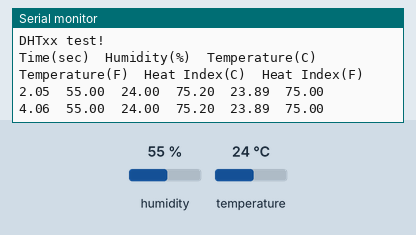
Bench run of a program on a simulated ESP32. On the bench: the last lines printed to the serial monitor. The inputs (shaded band) are chosen by the test bench; at power-on: humidity 55 %, temperature 24 °C.

Above: at 4.8 s.
4.9 s: humidity set to 22 %
At 7.1 s:
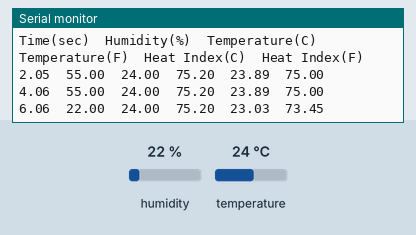
7.9 s: temperature set to 12 °C
At 8.8 s:
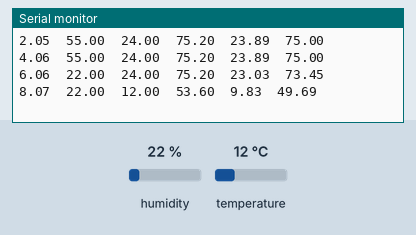
10.9 s: humidity set to 40 %
At 13.5 s:
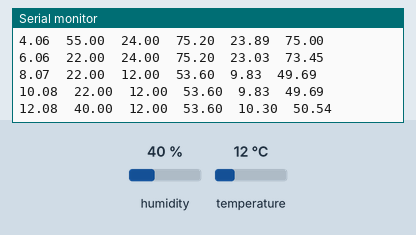
Timing chart, 0 to 15.0 s (numbered marks = the images above; inputs shaded):
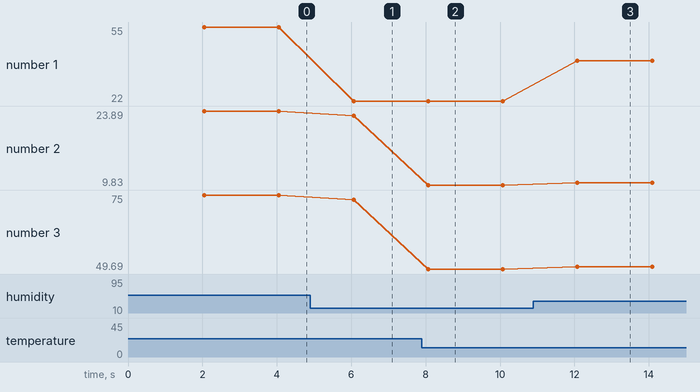

The program:

main.cpp
```cpp
/*****
Author: Rud Lucien
Date:   08-11-2023
Purose: Create an Arduino sketch for taking temperature and humidity measurements with a DHT22/AM2302 sensor

Board:  Type-C USB ESP-WROOM-32 ESP32 ESP-32S Development Board 2.4GHz
        Dual-Mode WiFi + Bluetooth Dual Cores Microcontroller Processor
        Integrated with Antenna RF AMP Filter AP STA for Arduino IDE

Sensors: DHT22/AM2302

Detials: This sketch is based on the DHTtester sketch from the DHT sensor library.
         The sketch outputs temperature and humidity measurements from the DHT22/AM2302
         sensor to two serial monitors as a table, with columns for time, humidity,
         temperature in Celsius and Fahrenheit, and heat index in Celsius and Fahrenheit.
         The `Serial` monitor is the default serial port of the ESP32 board, while the
         `MySerial` monitor is a user-defined serial port that is connected to the RX and TX
         pins of the ESP32 board.

*****/

#include <Arduino.h>
#include <DHT.h>

#define DHTPIN 4      // Digital pin connected to the DHT sensor
#define DHTTYPE DHT22 // DHT 22 (AM2302)

#define RX_PIN 16 // Change to your desired RX pin
#define TX_PIN 17 // Change to your desired TX pin

HardwareSerial MySerial(1); // UART1

// Initialize DHT sensor.
DHT dht(DHTPIN, DHTTYPE);

void setup()
{
  Serial.begin(9600);
  Serial.println(F("DHTxx test!"));
  MySerial.begin(9600, SERIAL_8N1, RX_PIN, TX_PIN); // Start the hardware serial port
  dht.begin();

  // Print a header for the data to the serial monitor
  Serial.print(F("Time(sec)\t"));
  Serial.print(F("Humidity(%)\t"));
  Serial.print(F("Temperature(C)\t"));
  Serial.print(F("Temperature(F)\t"));
  Serial.print(F("Heat Index(C)\t"));
  Serial.print(F("Heat Index(F)\n"));

  // Print a header for the data to the second serial monitor
  MySerial.print(F("Time(sec)\t"));
  MySerial.print(F("Humidity(%)\t"));
  MySerial.print(F("Temperature(C)\t"));
  MySerial.print(F("Temperature(F)\t"));
  MySerial.print(F("Heat Index(C)\t"));
  MySerial.print(F("Heat Index(F)\n"));
}

void loop()
{
  // Wait a few seconds between measurements.
  delay(2000);

  // Reading temperature or humidity takes about 250 milliseconds!
  // Sensor readings may also be up to 2 seconds 'old' (its a very slow sensor)
  float h = dht.readHumidity();
  // Read temperature as Celsius (the default)
  float t = dht.readTemperature();
  // Read temperature as Fahrenheit (isFahrenheit = true)
  float f = dht.readTemperature(true);

  // Check if any reads failed and exit early (to try again).
  if (isnan(h) || isnan(t) || isnan(f))
  {
    Serial.println(F("Failed to read from DHT sensor!"));
    return;
  }

  // Compute heat index in Fahrenheit (the default)
  float hif = dht.computeHeatIndex(f, h);
  // Compute heat index in Celsius (isFahreheit = false)
  float hic = dht.computeHeatIndex(t, h, false);

  // This code outputs the data to the serial monitor as a string (I don't really love this method)
  /*
  String data = String(F("Humidity: ")) + String(h) + String(F("%  Temperature: "));
  data += String(t) + String(F("°C ")) + String(f) + String(F("°F  Heat index: "));
  data += String(hic) + String(F("°C ")) + String(hif) + String(F("°F"));


  Serial.println(data);
  MySerial.println(data);
  */

  // This code outputs the data to the serial monitor as a table (I like this method better)
  Serial.print(millis() / 1000.0);
  Serial.print(F("\t"));
  Serial.print(h);
  Serial.print(F("\t"));
  Serial.print(t);
  Serial.print(F("\t"));
  Serial.print(f);
  Serial.print(F("\t"));
  Serial.print(hic);
  Serial.print(F("\t"));
  Serial.println(hif);

  // This code outputs the data to the second serial monitor as a table (I like this method better)
  MySerial.print(millis() / 1000.0);
  MySerial.print(F("\t"));
  MySerial.print(h);
  MySerial.print(F("\t"));
  MySerial.print(t);
  MySerial.print(F("\t"));
  MySerial.print(f);
  MySerial.print(F("\t"));
  MySerial.print(hic);
  MySerial.print(F("\t"));
  MySerial.println(hif);
}
```

Measured:
- after the input at 4.9 s, the serial monitor: prints a new line after 1.2 s (image 1)
- after the input at 7.9 s, the serial monitor: prints a new line after 0.17 s (image 2)
- after the input at 10.9 s, the serial monitor: prints a new line after 1.2 s (image 3)
- plotted number 1: 55 → 22 after the input at 4.9 s, 22 → 40 after the input at 10.9 s
- plotted number 2: 23.89 → 23.03 after the input at 4.9 s, 23.03 → 9.83 after the input at 7.9 s, 9.83 → 10.3 after the input at 10.9 s
- plotted number 3: 75 → 73.45 after the input at 4.9 s, 73.45 → 49.69 after the input at 7.9 s, 49.69 → 50.54 after the input at 10.9 s
